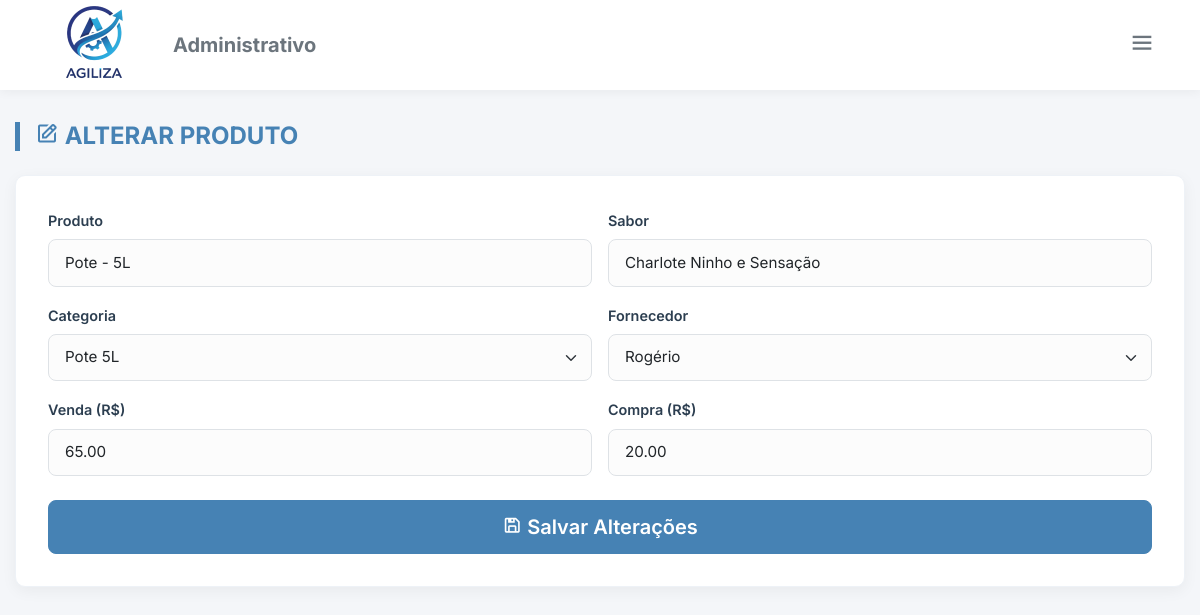
Screenshot of /alt_produto.php?al=35 (signed in) with the database file from the repository.
### tables this page shows
CREATE TABLE IF NOT EXISTS `produto` (
  `id_produto` int NOT NULL AUTO_INCREMENT,
  `nome` varchar(50) NOT NULL,
  `sabor` varchar(50) NOT NULL,
  `id_categoria` int NOT NULL,
  `id_fornecedor` int NOT NULL,
  `preco_venda` decimal(10,2) NOT NULL,
  `preco_compra` decimal(10,2) NOT NULL,
  `ativo` tinyint(1) DEFAULT '1',
  PRIMARY KEY (`id_produto`),
  KEY `id_categoria` (`id_categoria`),
  KEY `id_fornecedor` (`id_fornecedor`)
);

CREATE TABLE IF NOT EXISTS `categoria` (
  `id_categoria` int NOT NULL AUTO_INCREMENT,
  `nome_categoria` varchar(100) NOT NULL,
  `ativo` tinyint(1) DEFAULT '1',
  PRIMARY KEY (`id_categoria`)
);

CREATE TABLE IF NOT EXISTS `fornecedor` (
  `id_fornecedor` int NOT NULL AUTO_INCREMENT,
  `nome_fornecedor` varchar(120) NOT NULL,
  `cnpj` varchar(255) NOT NULL,
  `telefone` varchar(20) DEFAULT NULL,
  `email` varchar(120) DEFAULT NULL,
  `endereco` varchar(200) DEFAULT NULL,
  `ativo` tinyint(1) DEFAULT '1',
  PRIMARY KEY (`id_fornecedor`)
);

### alt_produto.php (the view, shortened to what this page needs)
<?php
require_once "config/conexao.php";
$dados = [];
try {
    $categorias = $conn->query("SELECT * FROM categoria WHERE ativo = 1 ORDER BY nome_categoria")->fetchAll(PDO::FETCH_ASSOC);
    $fornecedores = $conn->query("SELECT * FROM fornecedor WHERE ativo = 1 ORDER BY nome_fornecedor")->fetchAll(PDO::FETCH_ASSOC);
} catch (Exception $e) {
    $categorias = [];
    $fornecedores = [];
}
if (isset($_GET["al"])) {
    $id = (int) $_GET["al"];
    $stmt = $conn->prepare("SELECT * FROM produto WHERE id_produto = :id");
    $stmt->bindValue(':id', $id);
    $stmt->execute();
    $dados = $stmt->fetch(PDO::FETCH_ASSOC);
}
?>
<!DOCTYPE html>
<html lang="pt-br">
<head>
    <link href="https://cdn.jsdelivr.net/npm/bootstrap@5.3.6/dist/css/bootstrap.min.css" rel="stylesheet">
    <link href="https://unpkg.com/boxicons@2.1.4/css/boxicons.min.css" rel="stylesheet">
    <link href="assets/css/style_cad.css" rel="stylesheet">
    <link href="assets/css/dark_mode.css" rel="stylesheet">
</head>
<body>
    <div class="top-bar">
        <div class="d-flex align-items-center gap-3">
            <img src="assets/img/logoagilizasemfundo.png" class="logo" alt="Logo">
            <h5 class="m-0 fw-bold text-secondary d-none d-md-block">Administrativo</h5>
        </div>
        <div class="dropdown">
            <button class="btn btn-outline-secondary border-0" type="button" data-bs-toggle="dropdown"><i
                    class='bx bx-menu fs-3'></i></button>
        </div>
    </div>
    <div class="main-container">
        <h2 class="page-title"><i class='bx bx-edit'></i> Alterar Produto</h2>
        <div class="form-card">
            <form method="POST">
                <div class="row g-3">
                    <div class="col-md-6">
                        <label class="form-label">Produto</label>
                        <input type="text" class="form-control" name="nome"
                            value="<?= htmlspecialchars($dados['nome']) ?>" required>
                    </div>
                    <div class="col-md-6">
                        <label class="form-label">Sabor</label>
                        <input type="text" class="form-control" name="sabor"
                            value="<?= htmlspecialchars($dados['sabor']) ?>" required>
                    </div>
                    <div class="col-md-6">
                        <label class="form-label">Categoria</label>
                        <select class="form-select" name="id_categoria" required>
                            <?php foreach ($categorias as $cat): ?>
                                <option value="<?= $cat['id_categoria'] ?>"
                                    <?= ($dados['id_categoria'] == $cat['id_categoria']) ? 'selected' : '' ?>>
                                    <?= htmlspecialchars($cat['nome_categoria']) ?>
                                </option>
                            <?php endforeach; ?>
                        </select>
                    </div>
                    <div class="col-md-6">
                        <label class="form-label">Fornecedor</label>
                        <select class="form-select" name="id_fornecedor" required>
                            <?php foreach ($fornecedores as $forn): ?>
                                <option value="<?= $forn['id_fornecedor'] ?>"
                                    <?= ($dados['id_fornecedor'] == $forn['id_fornecedor']) ? 'selected' : '' ?>>
                                    <?= htmlspecialchars($forn['nome_fornecedor']) ?>
                                </option>
                            <?php endforeach; ?>
                        </select>
                    </div>
                    <div class="col-md-6">
                        <label class="form-label">Venda (R$)</label>
                        <input type="text" class="form-control" name="preco_venda"
                            value="<?= htmlspecialchars($dados['preco_venda']) ?>" required>
                    </div>
                    <div class="col-md-6">
                        <label class="form-label">Compra (R$)</label>
                        <input type="text" class="form-control" name="preco_compra"
                            value="<?= htmlspecialchars($dados['preco_compra']) ?>" required>
                    </div>
                    <div class="col-12 mt-4">
                        <button type="submit" name="alterar" class="btn btn-primary w-100 btn-lg"><i
                                class='bx bx-save'></i> Salvar Alterações</button>
                    </div>
                </div>
            </form>
        </div>
    </div>
</body>
</html>

### assets/css/style_cad.css (style rules this page uses)
:root { --primary-color: #4682B4; --primary-hover: #3a6ea5; --bg-light: #f4f6f9; --card-bg: #ffffff; --text-dark: #2c3e50; --text-muted: #6c757d; --radius: 10px; --shadow: 0 4px 15px rgba(0, 0, 0, 0.05); }
body { background-color: var(--bg-light); font-family: 'Inter', sans-serif; color: var(--text-dark); min-height: 100vh; display: flex; flex-direction: column; }
.top-bar { background-color: var(--card-bg); padding: 0.8rem 2rem; display: flex; align-items: center; justify-content: space-between; box-shadow: 0 2px 10px rgba(0, 0, 0, 0.05); margin-bottom: 2rem; z-index: 100; height: 90px; }
.top-bar .logo { height: 125px; width: auto; object-fit: contain; }
.main-container { max-width: 1200px; margin: 0 auto; padding: 0 15px 40px 15px; width: 100%; flex: 1; }
.page-title { font-weight: 700; color: var(--primary-color); margin-bottom: 1.5rem; text-transform: uppercase; font-size: 1.5rem; border-left: 5px solid var(--primary-color); padding-left: 15px; }
.form-card { background: var(--card-bg); border-radius: var(--radius); box-shadow: var(--shadow); padding: 2rem; margin-bottom: 3rem; border: 1px solid #eef2f7; }
.form-label { font-weight: 600; font-size: 0.9rem; color: var(--text-dark); }
.form-control, .form-select { border-radius: 8px; padding: 0.7rem 1rem; border: 1px solid #dee2e6; background-color: #fcfcfc; font-size: 0.95rem; }
.btn-primary { background-color: var(--primary-color); border-color: var(--primary-color); padding: 0.7rem 1.5rem; font-weight: 600; border-radius: 8px; transition: all 0.3s; }

### assets/css/dark_mode.css (style rules this page uses)
:root { --bg-body: #f8f9fa; --bg-card: #ffffff; --bg-input: #ffffff; --text-primary: #1e293b; --text-secondary: #64748b; --border-color: #e2e8f0; --accent-color: #3b82f6; --modal-overlay: rgba(0, 0, 0, 0.5); --btn-close-filter: none; }
body, .card, .modal-content, .navbar, .table, th, td, .cart-panel, .product-panel, .btn-produto, input, .form-control, .form-select, .closing-card, .kpi-card { transition: background-color 0.3s ease, color 0.3s ease, border-color 0.3s ease; }

### rows the page displays
produto: nome "Pote - 5L", sabor "Charlote Ninho e Sensação", id_categoria "Pote 5L", id_fornecedor "Rogério", preco_venda "65.00", preco_compra "20.00"
